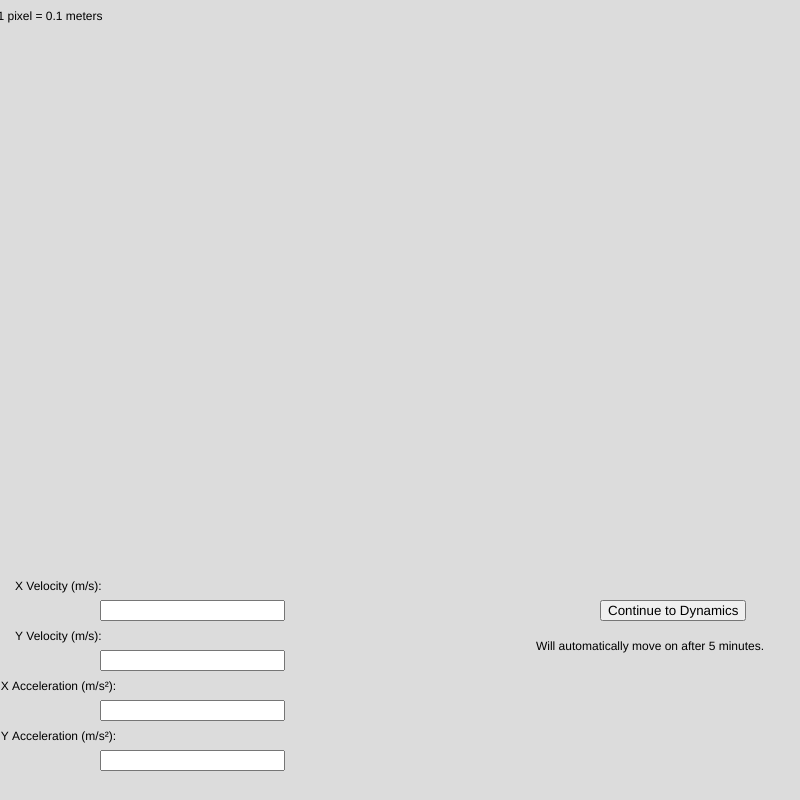
Frame 1 (no input)
Frame 60 (no input): identical to frame 1, image omitted
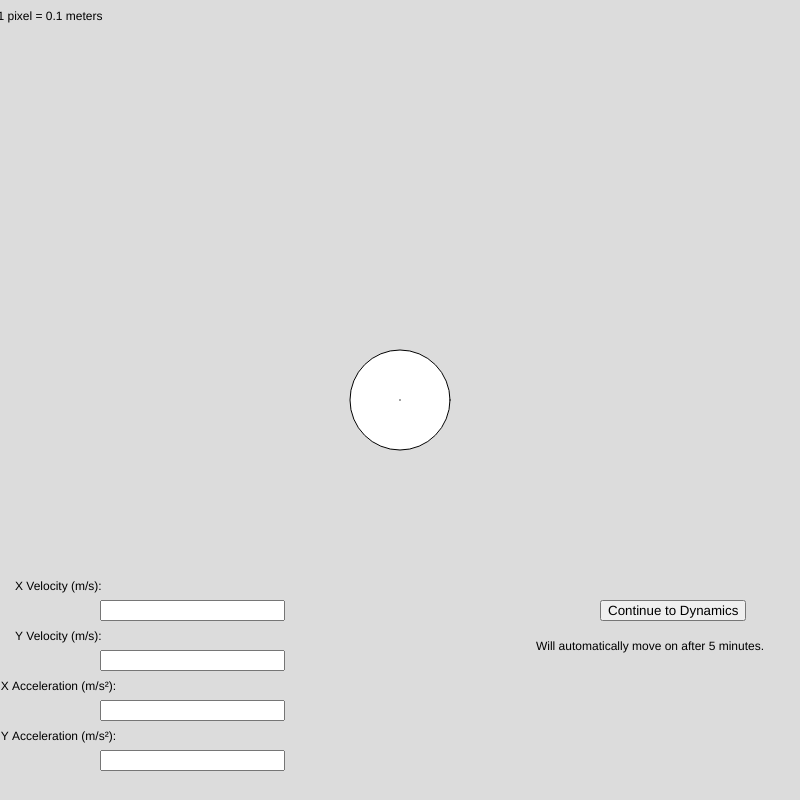
Frame 120 (the mouse pressed at the canvas centre since frame 60)

The p5.js sketch that drew these frames (run headless with seeded random() and noise() and a simulated clock; from frame 60 on, the mouse is pressed at the canvas centre):

// p5.js sketch
// ── sketch.js
// AP Physics Summary Animation
// Treydon Olfert
// May 23, 2024

let objects = [];
let scale = 10;
let timer1, timer2;
let stage = 5;
let newBall = true;
let threshold = 5000;
let inputs = [];
let buttons = [];

function setup() {
  createCanvas(800, 800);
  timer1 = millis();
  textAlign(CENTER);
  rectMode(CENTER);
}

function draw() {
  background(220);
  text("1 pixel = " + 1 / scale + " meters", 50, 20);
  kinematics();
  for (let i = 0; i < objects.length; i++) {
    console.log(i);
    objects[i].move();
    if (stage !== 5) {
      objects[i].onScreen2();
    } else {
      if (objects[i].onScreen1() === false) {
        objects.splice(i,1);
        continue;
      }
    }
    objects[i].display();
    // if (balls[i].onScreen1() === false) {
    //   balls.splice(i, 1);
    // }
    // else {
    //   balls[i].display();
    // }
  }
}

function kinematics() {
  timer2 = millis();
  if (timer2 - timer1 >= threshold) {
    stageProgress();
  }
  if (stage === 1) {
    text("This is a ball in a constant position.", 400, 200);
    if (newBall === true) {
      objects.push(new Ball(400, 400, 0, 0, 0, 0));
      newBall = false;
    }
  } else if (stage === 2) {
    text("This is a ball with a constant velocity. Velocity is the rate of change of position.\nThe arrows on the ball are the vertical and horizontal components of the ball's velocity.", 400, 200);
    if (newBall === true) {
      objects.push(new Ball(400, 400, 10, 20, 0, 0));
      threshold = 8000;
      newBall = false;
    }
  } else if (stage === 3) {
    text("This is a ball with no initial velocity and constant acceleration. Acceleration is the rate of change of velocity.", 400, 200);
    if (newBall === true) {
      objects.push(new Ball(400, 400, 0, 0, 10, 5));
      threshold = 8000;
      newBall = false;
    }
  } else if (stage === 4) {
    text("This is a common scenario referred to as projectile motion. Acceleration due to Earth's gravity is roughly -9.8m/s² and only affects the vertical component of velocity.\nAir resistance is assumed to be negligible, so there is no horizontal acceleration.", 400, 200);
    if (newBall === true) {
      objects.push(new Ball(400, 400, 10, 20, 0, -9.8)); 
      threshold = 10000;
      newBall = false;
    }
  } else if (stage === 5) {
    if (newBall === true) {
      for (let i = 0; i < 4; i++) {
        inputs.push(createInput());
        inputs[i].position(100, 600 + 50 * i);
      }
      buttons.push(createButton('Continue to Dynamics'));
      buttons[0].position(600, 600);
      threshold = 3e5; //5 minutes
      newBall = false;
    }
      buttons[0].mousePressed(stageProgress);
      text("Will automatically move on after 5 minutes.", 650, 650);
      text("X Velocity (m/s): ", 60, 590);
      text("Y Velocity (m/s): ", 60, 640);
      text("X Acceleration (m/s²): ", 60, 690);
      text("Y Acceleration (m/s²): ", 60, 740);
  } else if (stage === 6) {
    text("Newton's First Law: An object will maintain its velocity if the forces are balanced.\nThis box has forces acting on it, but they cancel out and cause the box to maintain its 0 m/s velocity.\nNote: The arrows show acceleration in m/s²",400,200);
    if (newBall === true) {
      objects.push(new Box(400,400,0,0,[createVector(10,10), createVector(0,-10), createVector(-10,0)],5));
      threshold = 3e5;
      newBall = false;
    }

  }
}

function mousePressed() {
  if (stage === 5) {
    objects.push(new Ball(mouseX, mouseY, int(inputs[0].value()), int(inputs[1].value()), int(inputs[2].value()), int(inputs[3].value())));
  }
}

function stageProgress() {
  stage++;
  objects = [];
  for (let i of inputs) {
    i.remove();
  }
  inputs = [];
  for (let i of buttons) {
    i.remove();
  }
  buttons = [];
  timer1 = millis();
  newBall = true;
}


/*Helpful Things I found:
vector.rotate();
vector.add();
vector.mult();
deltaTime;
*/

// ── DynamicsObjects.js
class Box {
    constructor(x,y,vy,vx,accForces,mass) {
        this.pos = createVector(x,y);
        this.vel = createVector(vx, -1 * vy);
        this.mass = mass;
        for (let i of accForces) {
            i.mult(1,-1);
        }
        this.accForces = accForces; //acceleration from forces
        this.size = 100;
    }

    
    onScreen1() {
        if (this.pos.x < -0.5 * this.size || this.pos.x > 800 + 0.5 * this.size || this.pos.y < -0.5 * this.size || this.pos.y > 800 + 0.5 * this.size) {
            return false;
        }
    }

    onScreen2() {
        if (this.pos.x > 800 + 0.5 * this.size) {
            this.pos.x = -0.5 * this.size + (this.pos.x-(800 + 0.5 * this.size));
        }
        if (this.pos.x < -0.5 * this.size) {
            this.pos.x = 800 + 0.5 * this.size + (-0.5 * this.size - this.pos.x);
        }
        if (this.pos.y > 800 + 0.5 * this.size) {
            this.pos.y = -0.5 * this.size + (this.pos.y-(800 + 0.5 * this.size));
        } 
        if (this.pos.y < -0.5 * this.size) {
            this.pos.y = 800 + 0.5 * this.size + (-0.5 * this.size -this.pos.y);
        }
    }



    move() {
        for (let i of this.accForces) {
            this.vel.add(i.x * (deltaTime / 1000), i.y * (deltaTime / 1000));
        }
        this.pos.add(this.vel.x * (deltaTime / 1000) * scale, this.vel.y * (deltaTime / 1000) * scale);
    }

    display() {
        square(this.pos.x,this.pos.y,this.size);
        push();
        translate(this.pos.x, this.pos.y);
        for (let i of this.accForces) {
            line(0,0,i.x * scale,i.y * scale);
            push();
            rotate(i.heading());
            let arrowSize = 20;
            if (i.mag() !== 0) {
                translate(i.mag() * scale - arrowSize, 0);
                triangle(0, arrowSize / 2, 0, -arrowSize / 2, arrowSize, 0);
            }
            pop();
        }
        pop();
    }
}
// ── KinematicsBall.js
class Ball {
    constructor(x, y, vx, vy, ax, ay) {
        this.pos = createVector(x, y);
        this.vel = createVector(vx, -1 * vy); //adjusts with -1 so the inputs are more intuitive with - being downward
        this.acc = createVector(ax, -1 * ay);
        this.size = 100;
    }

    move() {
        this.vel.add(this.acc.x * (deltaTime / 1000), this.acc.y * (deltaTime / 1000));
        this.pos.add(this.vel.x * (deltaTime / 1000) * scale, this.vel.y * (deltaTime / 1000) * scale);
    }

    onScreen1() {
        if (this.pos.x < -0.5 * this.size || this.pos.x > 800 + 0.5 * this.size || this.pos.y < -0.5 * this.size || this.pos.y > 800 + 0.5 * this.size) {
            return false;
        }
    }

    onScreen2() {
        if (this.pos.x > 800 + 0.5 * this.size) {
            this.pos.x = -0.5 * this.size + (this.pos.x-(800 + 0.5 * this.size));
        }
        if (this.pos.x < -0.5 * this.size) {
            this.pos.x = 800 + 0.5 * this.size + (-0.5 * this.size - this.pos.x);
        }
        if (this.pos.y > 800 + 0.5 * this.size) {
            this.pos.y = -0.5 * this.size + (this.pos.y-(800 + 0.5 * this.size));
        } 
        if (this.pos.y < -0.5 * this.size) {
            this.pos.y = 800 + 0.5 * this.size + (-0.5 * this.size -this.pos.y);
        }
    }

    display() {
        circle(this.pos.x, this.pos.y, this.size);
        push();
        translate(this.pos.x, this.pos.y);
        line(0, 0, scale * this.vel.x, 0);
        line(0, 0, 0, scale * this.vel.y);
        let arrowSize = 20;
        if (this.vel.x !== 0) {
            push();
            if (this.vel.x < 0) {
                translate(this.vel.x * scale + arrowSize, 0);
                rotate(PI);
            } else {
                translate(this.vel.x * scale - arrowSize, 0);
            }
            triangle(0, arrowSize / 2, 0, -arrowSize / 2, arrowSize, 0);
            pop();
        }
        if (this.vel.y !== 0) {
            push();
            if (this.vel.y < 0) {
                translate(0,this.vel.y * scale + arrowSize);
                rotate(-0.5 * PI);
            } else {
                translate(0,this.vel.y * scale - arrowSize);
                rotate(0.5 * PI);
            }
            triangle(0, arrowSize / 2, 0, -arrowSize / 2, arrowSize, 0);
            pop();
        }
        pop();
    }

}
